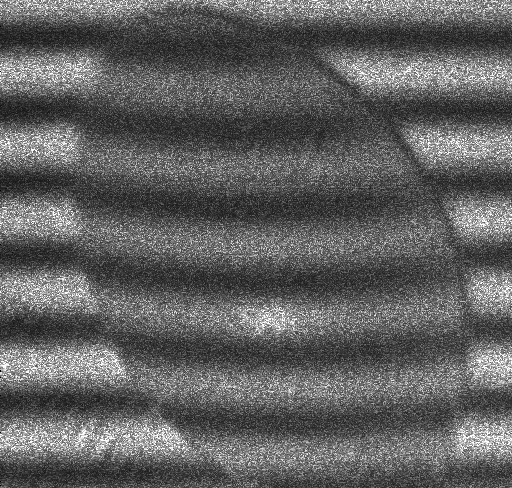
#> input picture PSI/Images/New folder/Old_1.bmp, 512 x 488 px, found by its file name
$ python Example_PSIClass.py
#> lines starting #> are read from the running program, lines starting #| are printed output that depends on the picture; after the words box and inside, x2 and y2 are one past the last pixel; in counts of white or black regions, pixels touching at a corner belong together
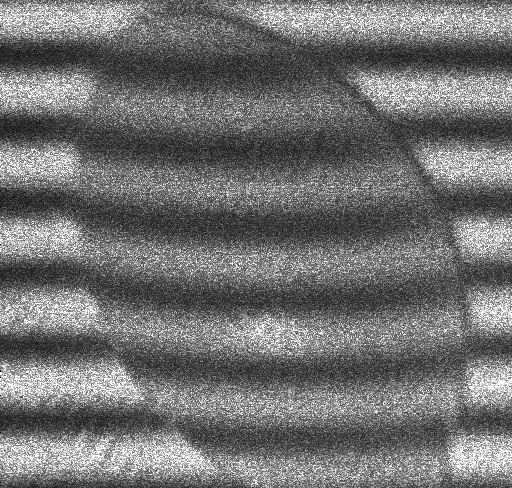
#> input picture PSI/Images/New folder/Old_2.bmp, 512 x 488 px, found by its file name
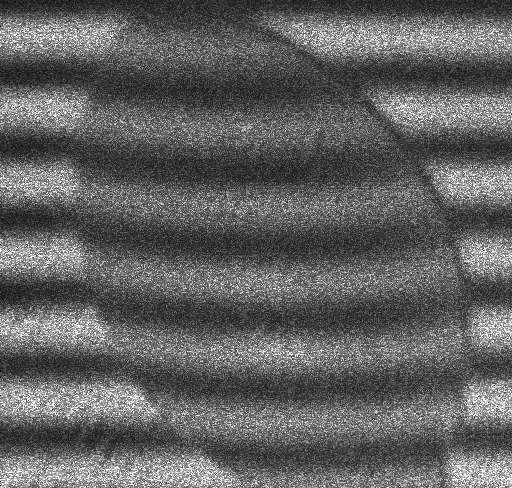
#> input picture PSI/Images/New folder/Old_3.bmp, 512 x 488 px, found by its file name
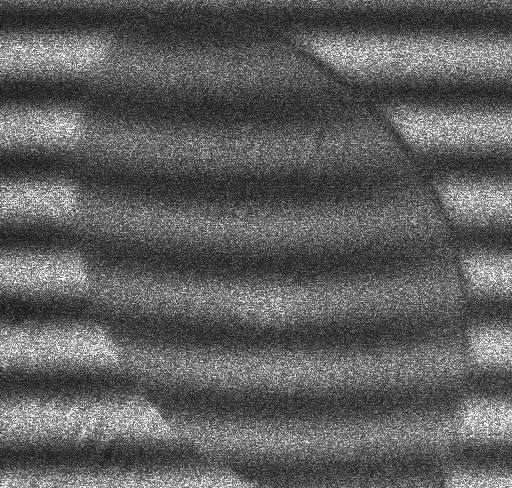
#> input picture PSI/Images/New folder/Old_4.bmp, 512 x 488 px, found by its file name
### PSI/PSI_interpolation.py
from PIL import Image
import numpy as np
import matplotlib.pyplot as plt
from mpl_toolkits.mplot3d import Axes3D
import cv2
plt.style.use('fivethirtyeight')


class PSI4_interpolation(object):
    def __init__(self, I1, I2, I3, I4):
        self._I1 = I1
        self._I2 = I2
        self._I3 = I3
        self._I4 = I4

    def wrapped_phase(self):
        phi_wrapped = np.arctan2(self._I4 - self._I2, self._I1 - self._I3)
        return phi_wrapped

    def itoh_2D(self):
        W = self.wrapped_phase()
        renglon, columna = W.shape
#> renglon = 488; columna = 512
        phi = np.zeros(W.shape)
        psi = np.zeros(W.shape)
        phi[0, 0] = W[0, 0]
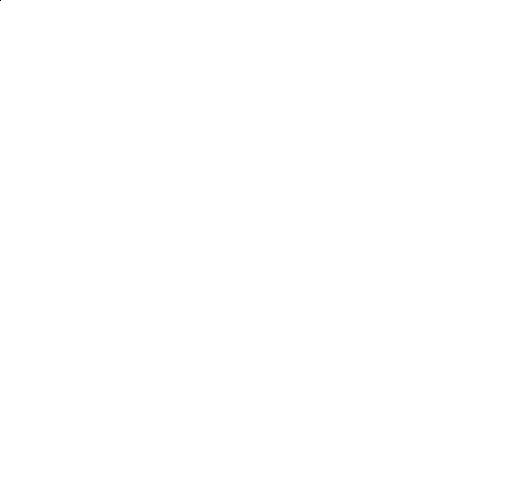
#> phi: shape (488, 512) float64; values -0.0893 (black) and 0 (white), 100% white; black in thin lines or dots, all inside (x1, y1, x2, y2) = (0, 0, 1, 1)
        # Se Desenvuelve la primera columna
        for m in range(1, columna):
            Delta = W[0, m] - W[0, m - 1]
            WDelta = np.arctan2(np.sin(Delta), np.cos(Delta))
            phi[0, m] = phi[0, m - 1] + WDelta
#> this loop made 511 passes
#> (Delta, WDelta) on passes 1 to 3: (0.00381, 0.00381), (-0.00856, -0.00856), (-0.00957, -0.00957)
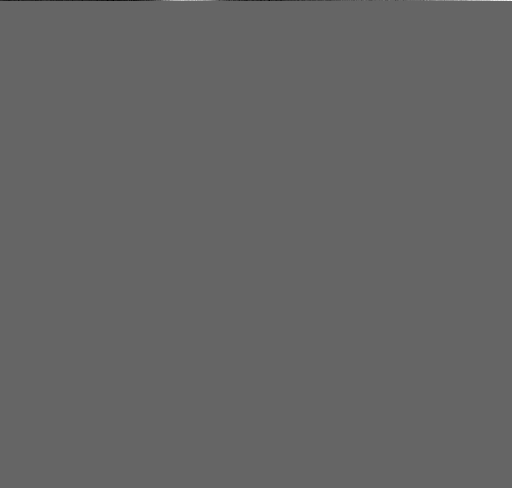
#> phi: shape (488, 512) float64; 0.2% of pixels changed, all inside (x1, y1, x2, y2) = (1, 0, 512, 1); drawn with min black and max white
        psi[0, :] = phi[0, :]

        for k in range(columna):
            psi[0, k] = W[0, k]
            for p in range(1, renglon):
                Delta = W[p, k] - W[p - 1, k]
                WDelta = np.arctan2(np.sin(Delta), np.cos(Delta))
                phi[p, k] = phi[p - 1, k] + WDelta
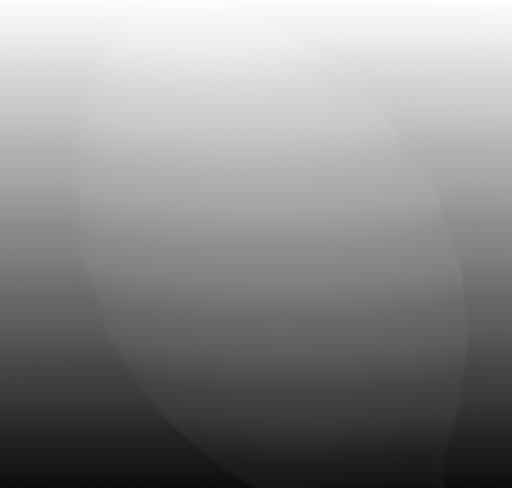
#> phi: shape (488, 512) float64; min -43.98, max 0.24, mean -20.04; drawn with min black and max white
#> psi: shape (488, 512) float64; 0.18% of pixels changed, all inside (x1, y1, x2, y2) = (63, 0, 512, 1)
        return phi

    def plot(self):
        unwraped = self.itoh_2D()
        xlim = unwraped[0, :].size
#> xlim = 512
        ylim = unwraped[:, 0].size
#> ylim = 488
        x = np.linspace(0, xlim, xlim)
#> x = 512 values from 0 to 512
        y = np.linspace(0, ylim, ylim)
#> y = 488 values from 0 to 488
        X, Y = np.meshgrid(x, y)
        l = 250
        # [5 lines of commented-out code are left out]
        p = np.polyfit(y, unwraped[:, l], 1)
#> p = [-0.0842, 1.3]
        portadora = np.zeros(unwraped.shape)
        for n in range(0, x.size):
            portadora[:, n] = y * p[0] + p[1]
        phase = unwraped-portadora
        fig = plt.figure()
        ax = fig.add_subplot(111, projection='3d')
        ax.plot_surface(X, Y, phase, cmap='gray')
        plt.show()
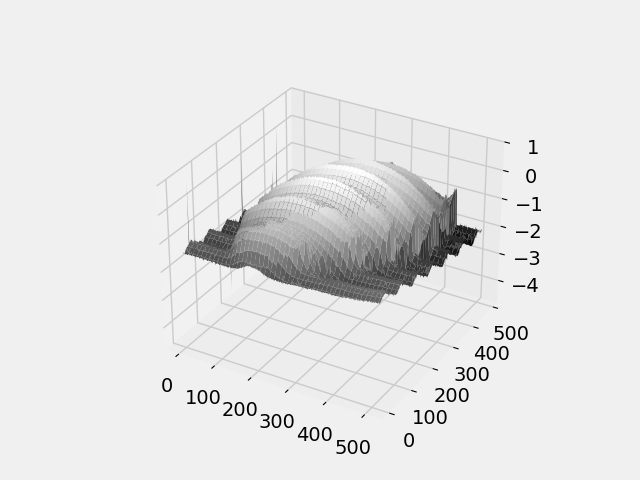
#> figure drawn by matplotlib, 1 panel

### PSI/Example_PSIClass.py
from itoh2d import itoh_2D
import numpy as np
import matplotlib.pyplot as plt
from PIL import Image
from mpl_toolkits.mplot3d import Axes3D
#from PSI4 import PSI4
from PSI_interpolation import PSI4_interpolation
import cv2

# load the images
'''I1 = np.array(Image.open('Images\old_1.bmp'), dtype='double')
I2 = np.array(Image.open('Images\old_2.bmp'), dtype='double')
I3 = np.array(Image.open('Images\old_3.bmp'), dtype='double')
I4 = np.array(Image.open('Images\old_4.bmp'), dtype='double')'''

I1 = np.array(Image.open('Images\\Old_1.bmp'), dtype='double')
I2 = np.array(Image.open('Images\\Old_2.bmp'), dtype='double')
I3 = np.array(Image.open('Images\\Old_3.bmp'), dtype='double')
I4 = np.array(Image.open('Images\\Old_4.bmp'), dtype='double')

#PSI = PSI4(I1, I2, I3, I4, I1_f, I2_f, I3_f, I4_f)
PSI_old = PSI4_interpolation(
    I1, I2, I3, I4)
PSI_old.plot()
# PSI.plot()
